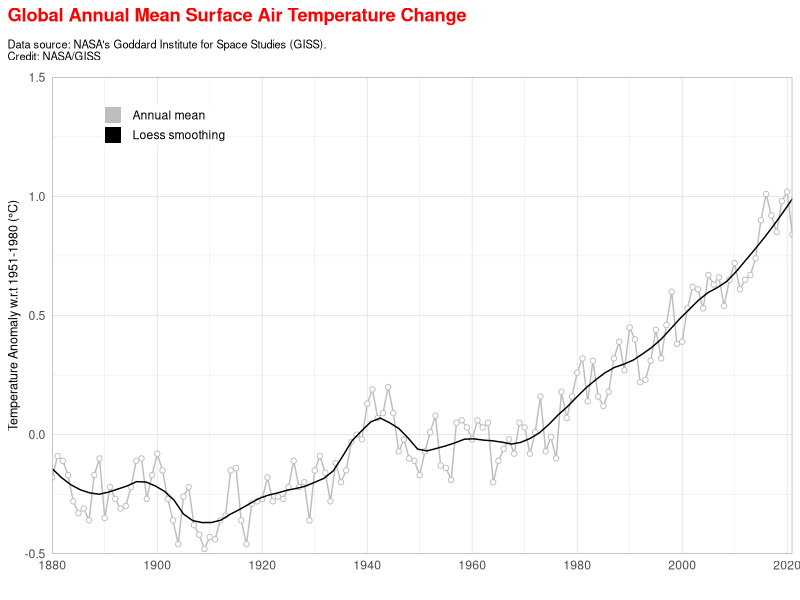
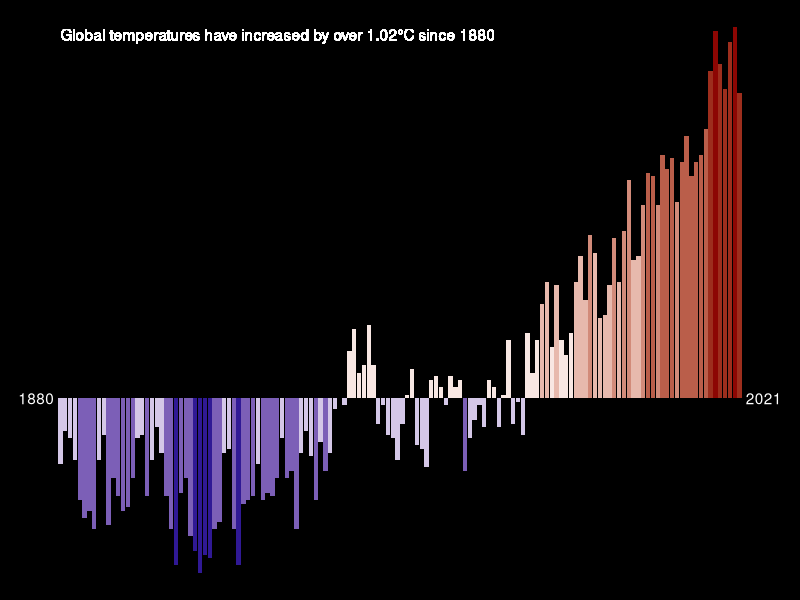
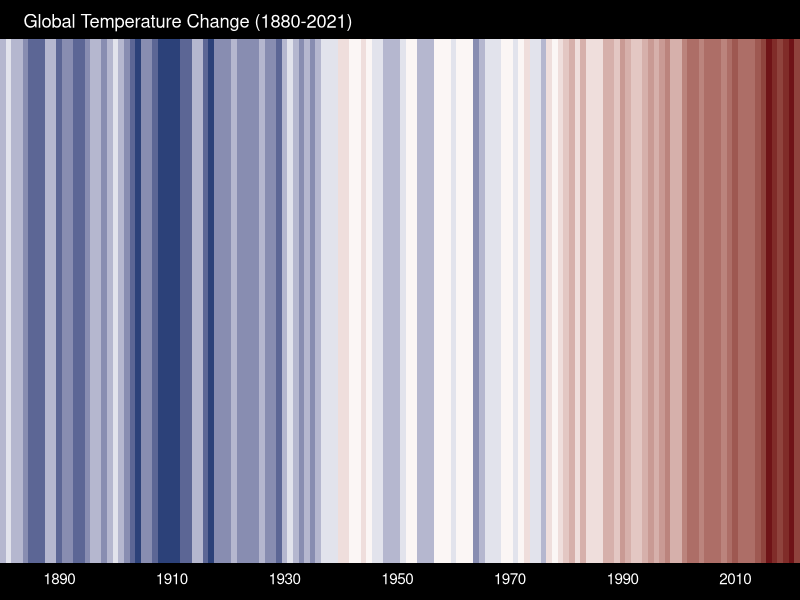
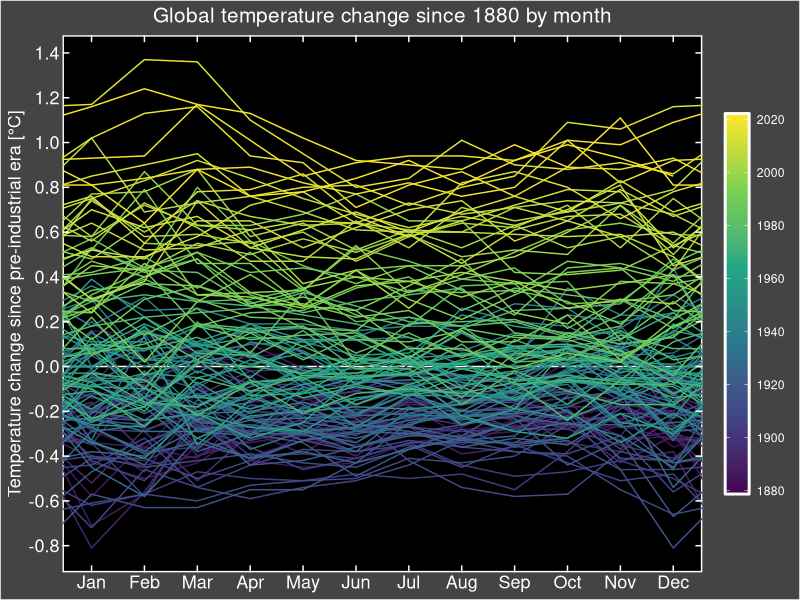

These figures' R source, in order:
## ---- chunk 1
knitr::opts_chunk$set(echo = TRUE)

library(tidyverse)
library(scales)
library(glue)
## ---- chunk 2

read_csv("data/GLB.Ts+dSST.csv", skip = 1, na = "***") %>% 
  select(year = Year, t_diff = `J-D`) %>% 
  drop_na() %>% 
  ggplot(aes(x = year, y = t_diff)) +
  geom_line(aes(colour = "1"), size = 0.5, show.legend = FALSE) +
  geom_point(fill = "white", aes(colour = "1"), shape = 21, show.legend = TRUE) +
  geom_smooth(se = FALSE, aes(colour = "2"), size = 0.5, span = 0.2, show.legend = FALSE) + 
  scale_x_continuous(breaks = seq(1880, 2023, 20), expand = c(0,0)) +
  scale_y_continuous(limits = c(-0.5, 1.5), expand = c(0,0)) +
  scale_colour_manual(name = NULL, breaks = c(1,2), values = c("gray", "black"), labels = c("Annual mean", "Loess smoothing"), guide = guide_legend(override.aes = list(shape = 15, size = 5))) +
  labs(x = "", y = "Temperature Anomaly w.r.t 1951-1980 (\u00B0C)",
       title = "Global Annual Mean Surface Air Temperature Change",
       subtitle = "Data source: NASA's Goddard Institute for Space Studies (GISS).\nCredit: NASA/GISS") +
  theme_light() +
  theme(axis.ticks = element_blank(),
        axis.title.y = element_text(size = 9),
        plot.title.position = "plot",
        plot.title = element_text(margin = margin(b = 10), colour = "red", face = "bold"),
        plot.subtitle = element_text(size = 8, margin = margin(b = 10)),
        legend.position = c(0.15, 0.9),
        legend.title = element_text(size = 0),
        legend.key.height = unit(10, "pt"),
        legend.margin = margin(0,0,0,0))
## ---- chunk 3

t_data <- read_csv("data/GLB.Ts+dSST.csv", skip = 1, na ="***") %>%
  select(year = Year, t_diff = `J-D`) %>% 
  drop_na()

annotation <- t_data %>% 
  arrange(year) %>% 
  slice(1, n()) %>% 
  mutate(t_diff = 0,
         x = year + c(-5,5))

t_data %>% 
  ggplot(aes(x = year, y = t_diff, fill = t_diff)) +
  geom_col(show.legend = FALSE) +
  geom_text(data = annotation, aes(x = x, label = year), colour = "white") +
  geom_text(x = 1880, y = 1, hjust = 0,
            label = glue("Global temperatures have increased by over {max(t_data$t_diff)}\u00B0C since {min(t_data$year)}"),
            colour = "white") +
  scale_fill_stepsn(colours = c("darkblue", "white", "darkred"),
                    values = rescale(c(min(t_data$t_diff), 0, max(t_data$t_diff))),
                    limits = c(min(t_data$t_diff), max(t_data$t_diff)),
                    n.breaks = 9) +
  theme_void() +
  theme(plot.background = element_rect(fill = "black"))
## ---- chunk 4

t_data <- read_csv("data/GLB.Ts+dSST.csv", skip = 1, na = "***") %>% 
  select(year = Year, t_diff = `J-D`) %>% 
  drop_na()

t_data %>% 
  ggplot(aes(x = year, y = 1, fill = t_diff)) +
  geom_tile(show.legend = FALSE) +
  scale_fill_stepsn(colours = c("#08306B", "white", "#67000D"),
                    values = rescale(c(min(t_data$t_diff), 0 , max(t_data$t_diff))),
                    n.breaks = 12) +
  coord_cartesian(expand = FALSE) +
  scale_x_continuous(breaks = seq(1890, 2020, 20)) +
  labs(title = glue("Global Temperature Change ({min(t_data$year)}-{max(t_data$year)})")) +
  theme_void() +
  theme(
    axis.text.x = element_text(colour = "white",
                               margin = margin(t = 5, b = 10, unit = "pt")),
    plot.title = element_text(colour = "white",
                              margin = margin(b = 5, t = 10, unit ="pt"),
                              hjust = 0.05),
    plot.background = element_rect(fill = "black"))

## ---- chunk 5

t_diff <- read_csv("data/GLB.Ts+dSST.csv", skip = 1, na = "***") %>% 
  select(year = Year, month.abb) %>% 
  drop_na() %>% 
  pivot_longer(-year, names_to = "month", values_to = "t_diff") %>% 
  mutate(month = factor(month, levels = month.abb))

last_dec <- t_diff %>% 
  filter(month == "Dec") %>% 
  mutate(year = year + 1,
         month = "last_Dec")

next_jan <- t_diff %>% 
  filter(month == "Jan") %>% 
  mutate(year = year - 1,
         month = "next_Jan")

bind_rows(last_dec, t_diff, next_jan) %>% 
  mutate(month = factor(month, levels = c("last_Dec", month.abb, "next_Jan")),
         month_number = as.numeric(month) - 1) %>% 
  ggplot(aes(x = month_number, y = t_diff, group = year, colour = year)) +
  geom_hline(yintercept = 0, colour = "white") +
  geom_line() +
  scale_colour_viridis_c(breaks = seq(1880, 2020, 20),
                         guide = guide_colorbar(frame.colour = "white", 
                                                frame.linewidth = 1)) +
  scale_x_continuous(breaks = 1:12,
                     labels = month.abb,
                     sec.axis = dup_axis(name = NULL, labels = NULL)) +
  scale_y_continuous(breaks = seq(-2, 2, 0.2),
                     sec.axis = dup_axis(name = NULL, labels = NULL)) +
  coord_cartesian(xlim = c(1,12)) +
  labs(x = NULL,
       y = "Temperature change since pre-industrial era [\u00B0C]",
       title = glue("Global temperature change since {min(t_diff$year)} by month")) +
  theme(
    panel.background = element_rect(fill = "black", colour = "white", size = 1),
    plot.background = element_rect(fill = "#444444"),
    panel.grid = element_blank(),
    axis.text = element_text(colour = "white", size = 13),
    axis.ticks = element_line(colour = "white"),
    axis.ticks.length = unit(-5, "pt"),
    axis.title = element_text(colour = "white", size = 13),
    plot.title = element_text(colour = "white", size = 15, hjust = 0.5),
    legend.title = element_blank(),
    legend.background = element_rect(fill = NA),
    legend.text = element_text(colour = "white"),
    legend.key.height = unit(55,"pt")
  )
